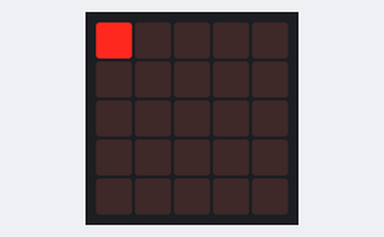
Simulated run of this program. Board: BBC micro:bit (MakeCode). Shown: the board's 5×5 LED display.

Above: at 0.05 s.
At 0.75 s:
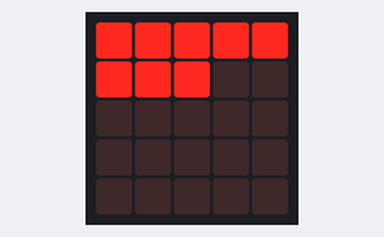
At 1.45 s:
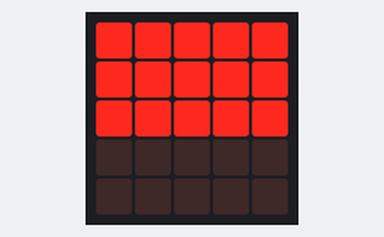
At 2.85 s:
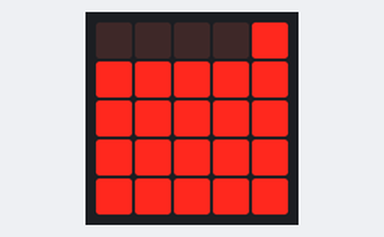
At 4.15 s:
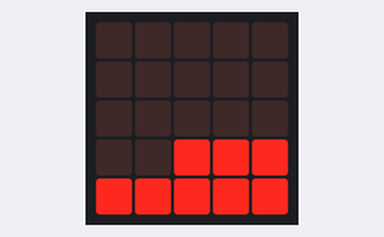
At 5.57 s:
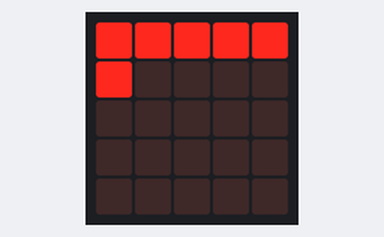

Measured:
- by itself, everything shown: repeats every 5.0 s, in 50 steps

The program:

main.ts
```typescript
basic.forever(function () {
    for (let Y = 0; Y <= 4; Y++) {
        for (let X = 0; X <= 4; X++) {
            led.plot(X, Y)
            basic.pause(100)
        }
    }
    for (let Y = 0; Y <= 4; Y++) {
        for (let X = 0; X <= 4; X++) {
            led.unplot(X, Y)
            basic.pause(100)
        }
    }
})
```

test.ts
```typescript
// 在這裡測試；當此封包作為擴充功能時，將不會編譯此內容。
```
